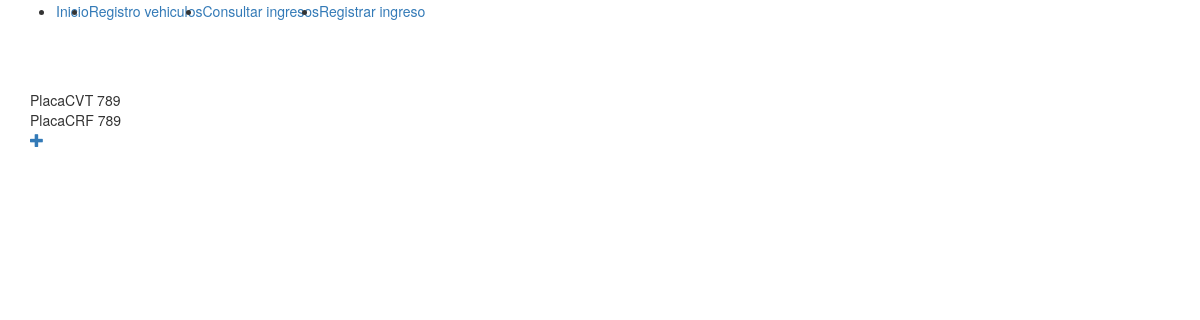
Before: /listar/vehiculos with the older database file.
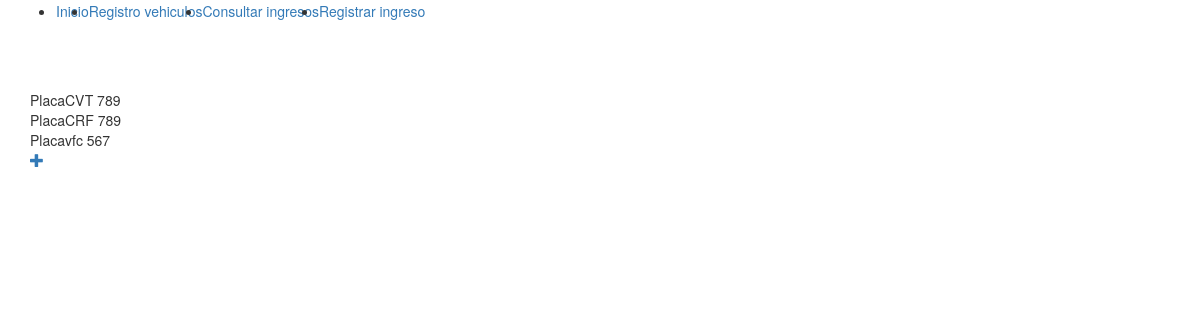
After: the same page with the newer database file.
### gestion/models.py (models this page shows, shortened)
class Vehiculo(models.Model):
    cliente = models.ForeignKey(Cliente, verbose_name='cliente', on_delete=models.CASCADE)
    cilindraje = models.CharField('Cilindraje', max_length=200, null=True, blank=True)
    tiempos = models.CharField('Tiempos', max_length=200, null=True, blank=True)
    placa = models.CharField('Placa', max_length=200)
    modelo = models.CharField('Modelo', max_length=200, null=True, blank=True)
    puertas = models.IntegerField('Puertas', null=True, blank=True)
    foto = models.FileField('Foto', null=True, blank=True)
    tipo = models.ForeignKey(TipoVehiculo, verbose_name='Tipo vehiculo', on_delete=models.CASCADE)

### gestion/views.py (the view)
# urls.py: path('listar/vehiculos', views.listar_vehiculos, name='listar_vehiculo'),
def listar_vehiculos(request):
    vehiculos = models.Vehiculo.objects.all()
    return render(request, 'gestion/lista_vehiculos.html',{'vehiculos':vehiculos})

### gestion/templates/gestion/lista_vehiculos.html
{% extends 'gestion/base.html' %}
{% block content %}
    <br>
    <table>
        {% for vehiculo in vehiculos %}
        <tr>
            <td>
                Placa
            </td>
            <td>
                {{vehiculo.placa}}
            </td>
        </tr>
        {% endfor %}
    </table>
    <a href="{% url 'nuevo_vehiculo' %}" class="top-menu"><span class="glyphicon glyphicon-plus"></span></a>
</body>
{% endblock content %}

Changed rows visible on the page:
added Vehiculo: placa "vfc 567"
